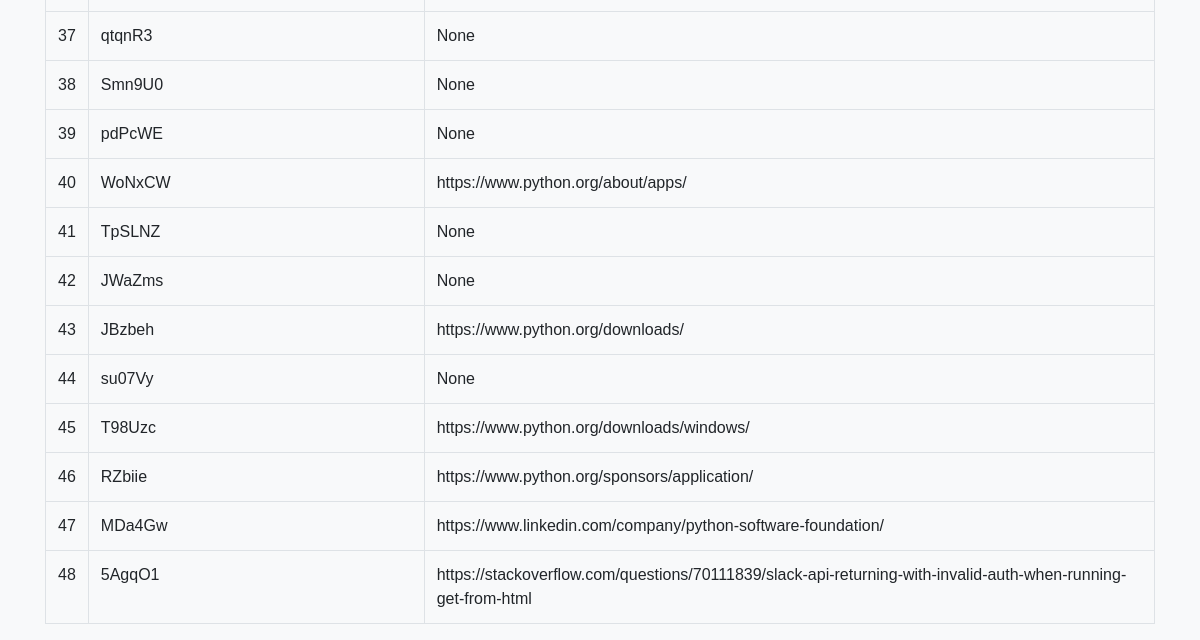
The app's page /list (lower part), older data.
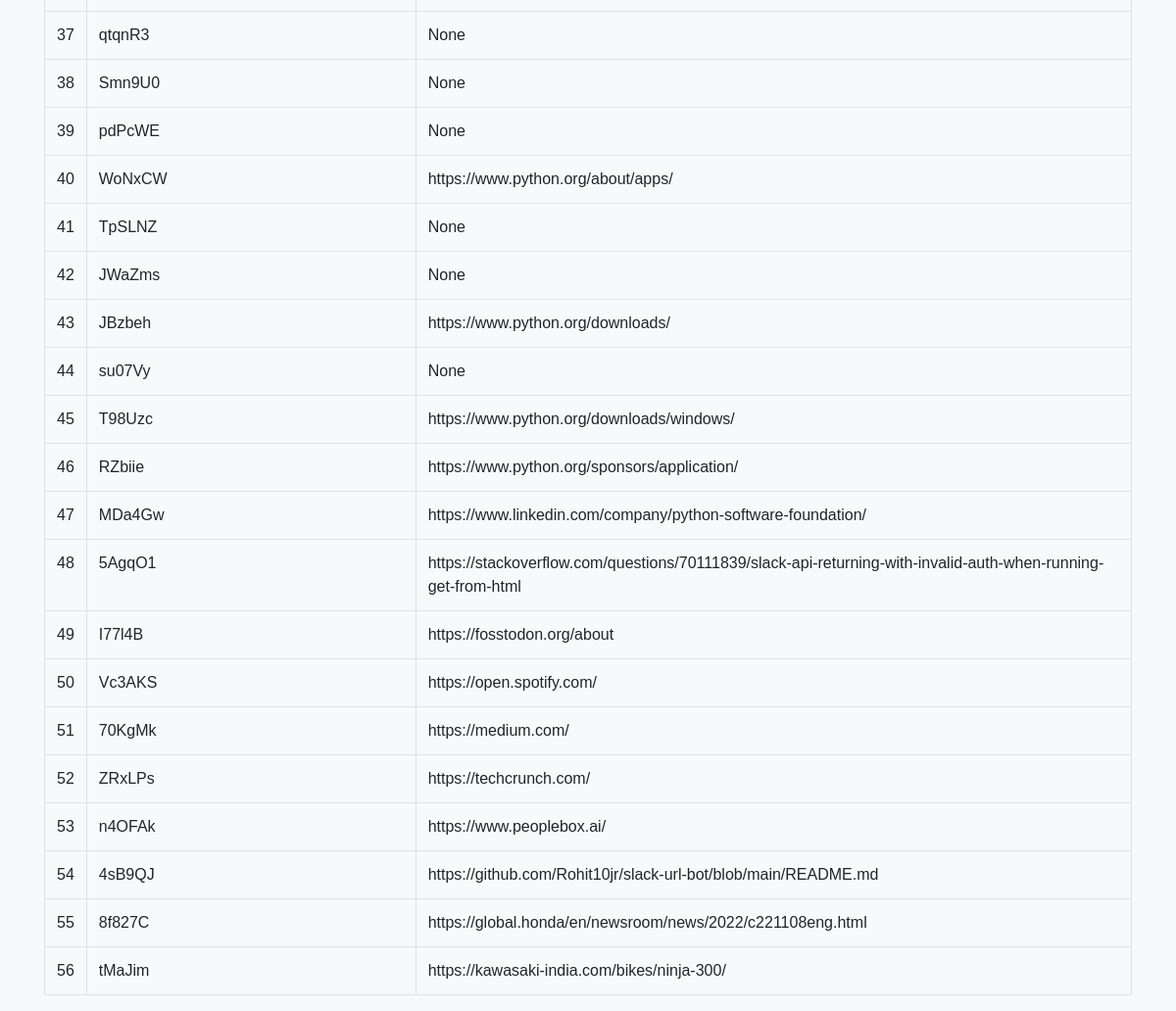
The same page, newer data.
### app.py (models this page shows, shortened)
class Link(db.Model):
    id = db.Column(db.Integer, primary_key=True)
    original_url = db.Column(db.String(512))
    short_url = db.Column(db.String(3), unique=True)
    visits = db.Column(db.Integer, default=0)
    date_created = db.Column(db.DateTime, default=datetime.now)

### app.py (the view)
@app.route("/list")
def model():
    model = Link.query.all()
    return render_template('list.html', model = model)

### templates/list.html (shortened to what this page needs)
<!DOCTYPE html>
<html lang="en">
<head>
    <link href="https://maxcdn.bootstrapcdn.com/bootstrap/4.5.2/css/bootstrap.min.css" rel="stylesheet">
</head>
<body>
    <div class="container">
        <table class="table">
            <tbody>
                {% for url in model %}
                    <tr>
                        <td>{{ url.id }}</td>
                        <td>{{ url.short_url }}</td>
                        <td>{{ url.original_url }}</td>
                    </tr>
                {% endfor %}
            </tbody>
        </table>
    </div>
</body>
</html>

### templates/list.html (style rules this page uses)
body { font-family: 'Arial', sans-serif; background-color: #f8f9fa; }
.container { margin-top: 50px; }
table { width: 100%; margin-bottom: 20px; border-collapse: collapse; border-spacing: 0; }
table, th, td { border: 1px solid #dee2e6; }

Row changes from the older to the newer data that the page shows:
added Link: id "49", short_url "I77l4B", original_url "https://fosstodon.org/about"
added Link: id "50", short_url "Vc3AKS", original_url "https://open.spotify.com/"
added Link: id "51", short_url "70KgMk", original_url "https://medium.com/"
added Link: id "52", short_url "ZRxLPs", original_url "https://techcrunch.com/"
added Link: id "53", short_url "n4OFAk", original_url "https://www.peoplebox.ai/"
added Link: id "54", short_url "4sB9QJ", original_url "https://github.com/Rohit10jr/slack-url-bot/blob/main/README.md"
added Link: id "55", short_url "8f827C", original_url "https://global.honda/en/newsroom/news/2022/c221108eng.html"
added Link: id "56", short_url "tMaJim", original_url "https://kawasaki-india.com/bikes/ninja-300/"
